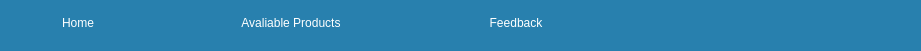
       <widget class="QFrame" name="frm2_Statusbar_6">
        <property name="geometry">
         <rect>
          <x>320</x>
          <y>80</y>
          <width>921</width>
          <height>51</height>
         </rect>
        </property>
        <property name="styleSheet">
         <string notr="true">*{
  background-color: #2880AE;
  border-radius: 20px;
  }
  </string>
        </property>
        <property name="frameShape">
         <enum>QFrame::StyledPanel</enum>
        </property>
        <property name="frameShadow">
         <enum>QFrame::Raised</enum>
        </property>
        <widget class="QWidget" name="layoutWidget_3">
         <property name="geometry">
          <rect>
           <x>10</x>
           <y>0</y>
           <width>581</width>
           <height>51</height>
          </rect>
         </property>
         <layout class="QHBoxLayout" name="horizontalLayout_4">
          <property name="spacing">
           <number>25</number>
          </property>
          <property name="leftMargin">
           <number>5</number>
          </property>
          <property name="topMargin">
           <number>0</number>
          </property>
          <property name="rightMargin">
           <number>0</number>
          </property>
          <property name="bottomMargin">
           <number>5</number>
          </property>
          <item>
           <widget class="QPushButton" name="btn_frm2_Home_6">
            <property name="minimumSize">
             <size>
              <width>100</width>
              <height>0</height>
             </size>
            </property>
            <property name="cursor">
             <cursorShape>PointingHandCursor</cursorShape>
            </property>
            <property name="styleSheet">
             <string notr="true">*{
  color: rgb(255, 255, 255);
  font: 700 14pt &quot;Segoe UI&quot;;
  border-radius: 20px;
  }
  *:hover{
  font: 700 16pt &quot;Segoe UI&quot;;
  }</string>
            </property>
            <property name="text">
             <string>Home</string>
            </property>
           </widget>
          </item>
          <item>
           <widget class="QPushButton" name="btn_frm2_avaliable_6">
            <property name="minimumSize">
             <size>
              <width>250</width>
              <height>0</height>
             </size>
            </property>
            <property name="cursor">
             <cursorShape>PointingHandCursor</cursorShape>
            </property>
            <property name="styleSheet">
             <string notr="true">*{
  color: rgb(255, 255, 255);
  font: 700 14pt &quot;Segoe UI&quot;;
  border-radius: 20px;
  }
  *:hover{
  font: 700 16pt &quot;Segoe UI&quot;;
  }</string>
            </property>
            <property name="text">
             <string>Avaliable Products</string>
            </property>
           </widget>
          </item>
          <item>
           <widget class="QPushButton" name="btn_frm2_Feedback_6">
            <property name="minimumSize">
             <size>
              <width>150</width>
              <height>0</height>
             </size>
            </property>
            <property name="cursor">
             <cursorShape>PointingHandCursor</cursorShape>
            </property>
            <property name="styleSheet">
             <string notr="true">*{
  color: rgb(255, 255, 255);
  font: 700 14pt &quot;Segoe UI&quot;;
  border-radius: 35px;
  }
  *:hover{
  font: 700 16pt &quot;Segoe UI&quot;;
  }</string>
            </property>
            <property name="text">
             <string>Feedback</string>
            </property>
           </widget>
          </item>
         </layout>
        </widget>
       </widget>
